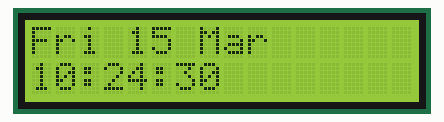
Recording of a sketch running on a simulated Arduino Uno, built with avr-gcc and run on an emulated ATmega328P. On the bench: 16×2 character LCD. The local clock reads 2024-03-15 10:24:30 at power-on unless the sketch sets it.

Above: at 0.1 s.
At 5.1 s:
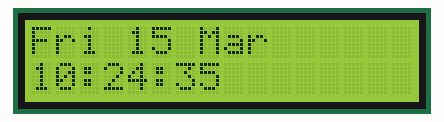
At 9.1 s:
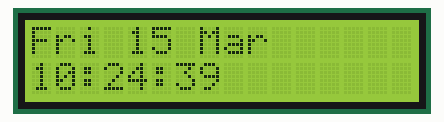
At 19.1 s:
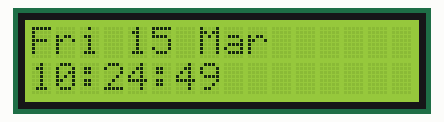
At 26.1 s:
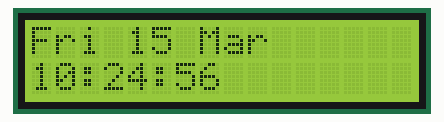
At 37.1 s:
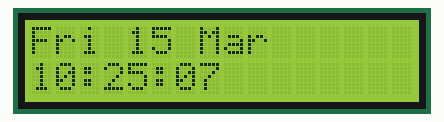

The sketch:

RTC-and-1602-LCD.ino
```cpp
#include <Wire.h>
#include "RTClib.h"
#include <LiquidCrystal_I2C.h>

LiquidCrystal_I2C   lcd(0x27, 16, 2);
RTC_DS3231          rtc;

char daysOfTheWeek[7][12] = {"Sun", "Mon", "Tue", "Wed", "Thu", "Fri", "Sat"};
char monthsOfTheYear[12][12] = {"Jan", "Feb", "Mar", "Apr", "May", "Jun", "Jul", "Aug", "Sep", "Oct", "Nov", "Dec"};

void setup () {
  Wire.begin();
  Serial.begin(9600);

  setupLcd();
  setupRtc();

  // Use this to set the correct time on the RTC module
  // setTime(2017, 3, 15, 21, 27, 0);
}

void loop () {
  DateTime now = rtc.now();

  // Date row
  lcd.setCursor(0, 0);
  lcd.print(daysOfTheWeek[now.dayOfTheWeek()]);
  lcd.print(" ");
  lcd.print(now.day() < 10 ? "0" + String(now.day()) : now.day());
  lcd.print(" ");
  lcd.print(monthsOfTheYear[now.month() - 1]);

  // Time row
  lcd.setCursor(0, 1);
  lcd.print(now.hour() < 10 ? "0" + String(now.hour()) : now.hour());
  lcd.print(":");
  lcd.print(now.minute() < 10 ? "0" + String(now.minute()) : now.minute());
  lcd.print(":");
  lcd.print(now.second() < 10 ? "0" + String(now.second()) : now.second());

  //Serial.println();
  delay(100);
}

void setupLcd() {
  // put your setup code here, to run once:
  lcd.init(); // initialize the lcd
  // Print a message to the LCD.
  lcd.backlight();
  lcd.print("Booting...");
}

void setupRtc() {
  if (!rtc.begin()) {
    Serial.println("Couldn't find RTC");
    while (1);
  }
}

void setTime(int y, int m, int d, int h, int i, int s) {
  Serial.println("Setting time");
  rtc.adjust(DateTime(y, m, d, h, i, s));
}
```

Measured:
- what the display in image 1 shows lasts 1.1 s, from 5.0 s to 6.1 s
